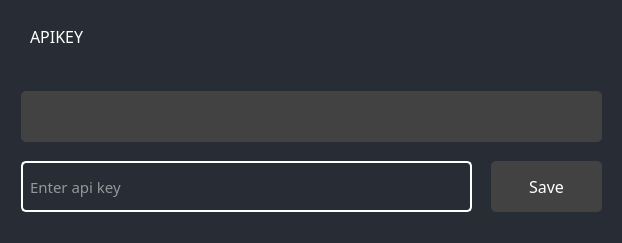
<?xml version="1.0" encoding="UTF-8"?>
<ui version="4.0">
 <class>Dialog</class>
 <widget class="QDialog" name="Dialog">
  <property name="geometry">
   <rect>
    <x>0</x>
    <y>0</y>
    <width>622</width>
    <height>243</height>
   </rect>
  </property>
  <property name="windowTitle">
   <string>Dialog</string>
  </property>
  <property name="styleSheet">
   <string notr="true">background-color: rgb(40, 44, 52);
border-radius: 5px;</string>
  </property>
  <layout class="QVBoxLayout" name="verticalLayout">
   <item>
    <widget class="QFrame" name="frame">
     <property name="styleSheet">
      <string notr="true">background-color: rgb(40, 44, 52);</string>
     </property>
     <property name="frameShape">
      <enum>QFrame::StyledPanel</enum>
     </property>
     <property name="frameShadow">
      <enum>QFrame::Raised</enum>
     </property>
     <widget class="QFrame" name="frame_2">
      <property name="geometry">
       <rect>
        <x>0</x>
        <y>0</y>
        <width>605</width>
        <height>50</height>
       </rect>
      </property>
      <property name="minimumSize">
       <size>
        <width>0</width>
        <height>50</height>
       </size>
      </property>
      <property name="maximumSize">
       <size>
        <width>16777215</width>
        <height>50</height>
       </size>
      </property>
      <property name="styleSheet">
       <string notr="true">background-color: rgb(40, 44, 52);</string>
      </property>
      <property name="frameShape">
       <enum>QFrame::NoFrame</enum>
      </property>
      <property name="frameShadow">
       <enum>QFrame::Plain</enum>
      </property>
      <widget class="QPushButton" name="btnClose">
       <property name="geometry">
        <rect>
         <x>540</x>
         <y>0</y>
         <width>55</width>
         <height>50</height>
        </rect>
       </property>
       <property name="minimumSize">
        <size>
         <width>0</width>
         <height>50</height>
        </size>
       </property>
       <property name="toolTip">
        <string extracomment="Close"/>
       </property>
       <property name="styleSheet">
        <string notr="true">QPushButton{
	color: rgb(255, 255, 255);
	border:none;
	border-radius: 0px;
}

QPushButton:hover{
	background-color: rgb(255, 0, 0);
}
</string>
       </property>
       <property name="text">
        <string/>
       </property>
       <property name="icon">
        <iconset>
         <normaloff>../resources/assert/x.svg</normaloff>../resources/assert/x.svg</iconset>
       </property>
       <property name="iconSize">
        <size>
         <width>30</width>
         <height>30</height>
        </size>
       </property>
       <property name="flat">
        <bool>true</bool>
       </property>
      </widget>
      <widget class="QLabel" name="label">
       <property name="geometry">
        <rect>
         <x>10</x>
         <y>0</y>
         <width>141</width>
         <height>51</height>
        </rect>
       </property>
       <property name="font">
        <font>
         <family>Baskerville Old Face</family>
         <pointsize>12</pointsize>
        </font>
       </property>
       <property name="styleSheet">
        <string notr="true">color: rgb(255, 255, 255);
padding-left:5px;</string>
       </property>
       <property name="text">
        <string>APIKEY</string>
       </property>
      </widget>
     </widget>
     <widget class="QFrame" name="frame_3">
      <property name="geometry">
       <rect>
        <x>0</x>
        <y>60</y>
        <width>605</width>
        <height>141</height>
       </rect>
      </property>
      <property name="styleSheet">
       <string notr="true">background-color: rgb(40, 44, 52);</string>
      </property>
      <property name="frameShape">
       <enum>QFrame::NoFrame</enum>
      </property>
      <property name="frameShadow">
       <enum>QFrame::Plain</enum>
      </property>
      <widget class="QLineEdit" name="apiKeyEdit">
       <property name="geometry">
        <rect>
         <x>10</x>
         <y>90</y>
         <width>451</width>
         <height>51</height>
        </rect>
       </property>
       <property name="font">
        <font>
         <family>Baskerville Old Face</family>
         <pointsize>11</pointsize>
        </font>
       </property>
       <property name="styleSheet">
        <string notr="true">QLineEdit{
color: rgb(255, 255, 255);
padding-left: 5px;
border-radius: 5px;
border: 2px solid rgb(255,255,255);	
}
</string>
       </property>
       <property name="placeholderText">
        <string>Enter api key</string>
       </property>
       <property name="clearButtonEnabled">
        <bool>true</bool>
       </property>
      </widget>
      <widget class="QPushButton" name="btnSaveKey">
       <property name="geometry">
        <rect>
         <x>480</x>
         <y>90</y>
         <width>111</width>
         <height>51</height>
        </rect>
       </property>
       <property name="font">
        <font>
         <family>Baskerville Old Face</family>
         <pointsize>12</pointsize>
        </font>
       </property>
       <property name="styleSheet">
        <string notr="true">QPushButton{
	color: rgb(255, 255, 255);
	background-color: rgb(66, 66, 66);
	border:none;
	border-radius: 5px;
}

QPushButton:hover{
	border-radius: 10px;
}

QPushButton:pressed{
	border: 2px solid rgb(255,255,255);	
}</string>
       </property>
       <property name="text">
        <string>Save</string>
       </property>
       <property name="icon">
        <iconset>
         <normaloff>../resources/assert/key.svg</normaloff>../resources/assert/key.svg</iconset>
       </property>
       <property name="flat">
        <bool>true</bool>
       </property>
      </widget>
      <widget class="QLabel" name="keyStatus">
       <property name="geometry">
        <rect>
         <x>10</x>
         <y>20</y>
         <width>581</width>
         <height>51</height>
        </rect>
       </property>
       <property name="minimumSize">
        <size>
         <width>0</width>
         <height>40</height>
        </size>
       </property>
       <property name="font">
        <font>
         <family>Baskerville Old Face</family>
         <pointsize>11</pointsize>
        </font>
       </property>
       <property name="styleSheet">
        <string notr="true">color: rgb(255, 255, 255);
background-color: rgb(66, 66, 66);
padding-left: 2px;
border-radius: 5px;</string>
       </property>
       <property name="text">
        <string/>
       </property>
       <property name="alignment">
        <set>Qt::AlignCenter</set>
       </property>
      </widget>
     </widget>
    </widget>
   </item>
  </layout>
 </widget>
 <resources/>
 <connections/>
</ui>
